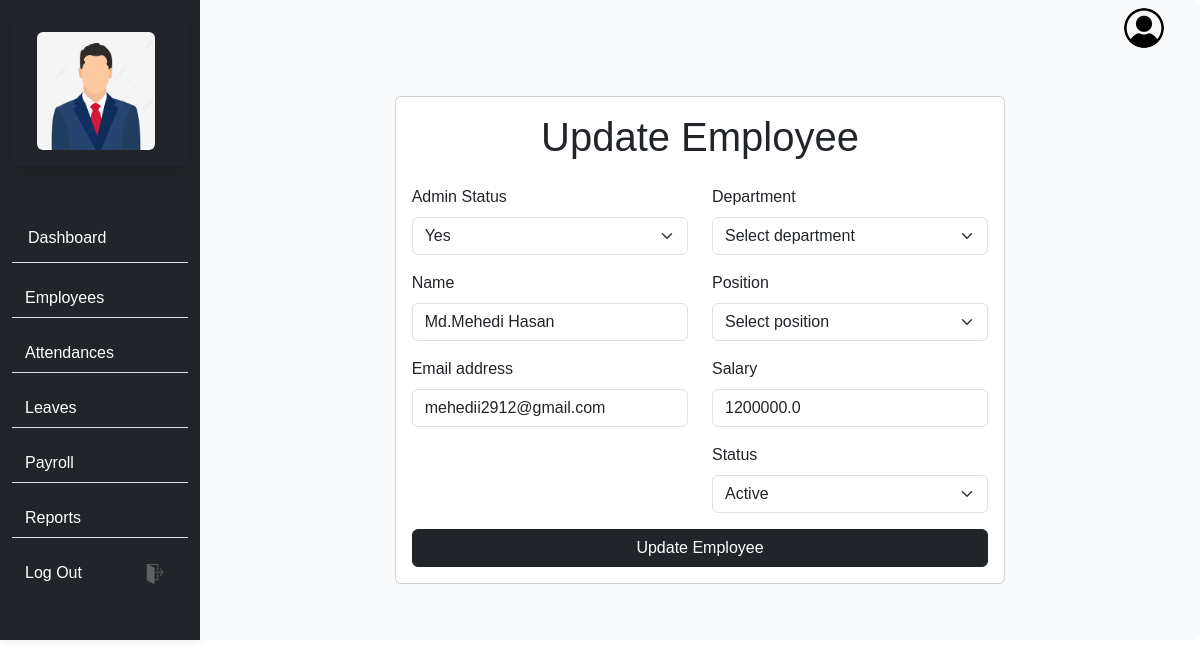
The page /admin/update_employee/1 on the database its author committed.
### app/database/models.py (models this page shows, shortened)
class Employee(db.Model):
    id = db.Column(db.Integer, primary_key=True)
    name = db.Column(db.String(100), nullable=False)
    email = db.Column(db.String(100), nullable=True)
    password = db.Column(db.String(100), nullable=False)
    position = db.Column(db.String(100), nullable=False)
    department = db.Column(db.String(100), nullable=False)
    joining_date = db.Column(db.Date, nullable=False, default=datetime.utcnow().date())
    salary = db.Column(db.Float, nullable=False)
    status = db.Column(db.String(20), nullable=False)
    is_admin = db.Column(db.Boolean, nullable=False, default=False)
    attendance = db.relationship('Attendance', backref='employee', lazy=True)
    leaves = db.relationship('Leave', backref='employee', lazy=True)
    salary_details = db.relationship('Salary', backref='employee', lazy=True)

### app/routes/main.py (the view, shortened to what this page needs)
@main_bp.route('/admin/update_employee/<int:id>', methods=['GET', 'POST'])
def updateEmployee(id):
    employee = Employee.query.get_or_404(id)
    user_dict = session.get('user_dict')
    return render_template('Admin_updateEmployee.html', employee=employee, user=user_dict)

### app/templates/Admin_updateEmployee.html (shortened to what this page needs)
{% extends 'Admin.html' %}
{% block main %}
<div class="container mt-5">
  <div class="row">
    <div class="col-md-8 offset-md-2">
      <div class="card">
        <div class="card-body">
          <h1 class="card-title text-center mb-4">Update Employee</h1>
          <form method="POST" action="{{ url_for('main_bp.updateEmployee', id=employee.id) }}">
            <div class="row">
              <div class="col-md-6">
                <div class="mb-3">
                  <label for="isAdmin" class="form-label">Admin Status</label>
                  <select class="form-select" id="isAdmin" name="isAdmin" required>
                    <option value="1" {% if employee.is_admin %} selected {% endif %}>Yes</option>
                  </select>
                </div>
                <div class="mb-3">
                  <label for="name" class="form-label">Name</label>
                  <input type="text" class="form-control" id="name" name="name" placeholder="Enter employee name" required value="{{ employee.name }}">
                </div>
                <div class="mb-3">
                  <label for="email" class="form-label">Email address</label>
                  <input type="email" class="form-control" id="email" name="email" placeholder="name@example.com" required value="{{ employee.email }}">
                </div>
              </div>
              <div class="col-md-6">
                <div class="mb-3">
                  <label for="department" class="form-label">Department</label>
                  <select class="form-select" id="department" name="department" required>
                    <option selected disabled>Select department</option>
                  </select>
                </div>
                <div class="mb-3">
                  <label for="position" class="form-label">Position</label>
                  <select class="form-select" id="position" name="position" required>
                    <option selected disabled>Select position</option>
                  </select>
                </div>
                <div class="mb-3">
                  <label for="salary" class="form-label">Salary</label>
                  <input type="text" class="form-control" id="salary" name="salary" placeholder="Enter employee salary" required value="{{ employee.salary }}">
                </div>
                <div class="mb-3">
                  <label for="status" class="form-label">Status</label>
                  <select class="form-select" id="status" name="status" required>
                    <option value="Active" {% if employee.status == "Active" %} selected {% endif %}>Active</option>
                  </select>
                </div>
              </div>
            </div>
            <div class="d-grid">
              <button type="submit" class="btn btn-dark">Update Employee</button>
            </div>
          </form>
        </div>
      </div>
    </div>
  </div>
</div>
{% endblock %}

### app/templates/base.html (style rules this page uses)
body { font-family: Arial, sans-serif; }

### rows shown on the page
Employee: isAdmin "Yes", name "Md.Mehedi Hasan", email "mehedii2912@gmail.com", salary "1200000.0", status "Active"
